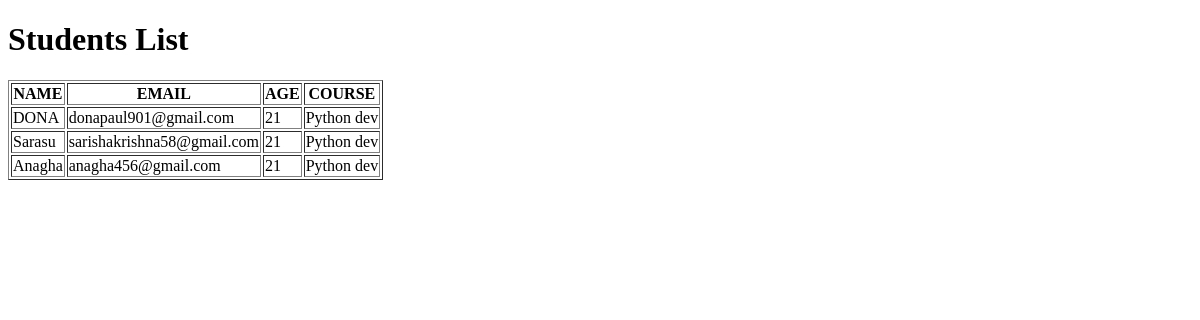
/read/, run on an earlier commit of the app's database.
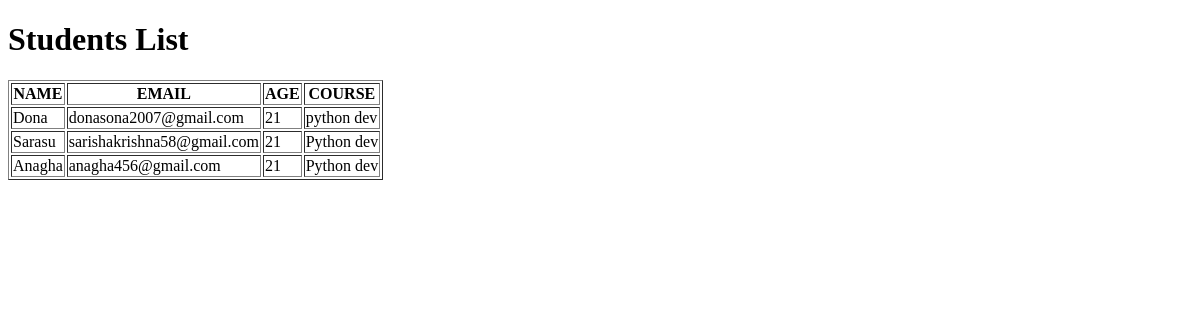
And on a later commit of the database.
### stud_app/models.py (models this page shows)
class Student(models.Model):
    name = models.CharField(max_length=20)
    email = models.EmailField()
    age = models.IntegerField()
    course = models.CharField(max_length=50)

### stud_app/views.py (the view)
# urls.py: path('read/',Readstudentview.as_view()),
class Readstudentview(View):
    def get(self,request):
        data = Student.objects.all()
        return render(request,"student_list.html",{'data':data})

### stud_app/templates/student_list.html (shortened to what this page needs)
<!DOCTYPE html>
<html lang="en">
<head>
</head>
<body>
    <h1>Students List</h1>
    <table border="1">
        <thead>
            <tr>
                <th>NAME</th>
                <th>EMAIL</th>
                <th>AGE</th>
                <th>COURSE</th>
            </tr>
        </thead>
        <tbody>
            {% for stud in data %}
            <tr>
                <td>{{stud.name}}</td>
                <td>{{stud.email}}</td>
                <td>{{stud.age}}</td>
                <td>{{stud.course}}</td>
            </tr>
            {% endfor %}
        </tbody>
    </table>
</body>
</html>

What changed in the data, as far as the page shows it:
changed Student: name "DONA" → "Dona"; email "donapaul901@gmail.com" → "donasona2007@gmail.com"; course "Python dev" → "python dev"
